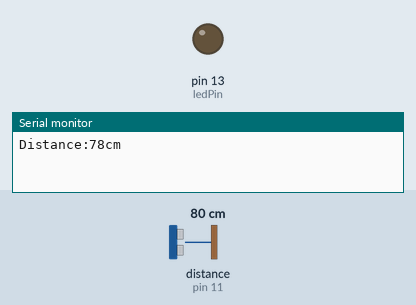
Simulated run of this sketch. Board: Arduino Uno, built with avr-gcc and run on an emulated ATmega328P. Parts: output pins drawn as LEDs (lit = HIGH), the last lines printed to the serial monitor. Wiring (inferred from the names in the program): ultrasonic range finder: trigger pin 10; echo pin 11. The inputs (shaded band) are chosen by the test bench; at power-on: distance to the obstacle (sensor on pin 11) 80 cm. The echo pulse lasts 58.3 µs per cm; pins used as bus, display or sensor lines are not drawn.

Above: at 2.8 s.
2.9 s: distance to the obstacle (sensor on pin 11) set to 9 cm
5.6 s: distance to the obstacle (sensor on pin 11) set to 6 cm
At 6.5 s:
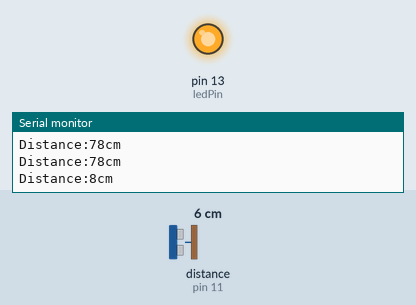
8.3 s: distance to the obstacle (sensor on pin 11) set to 18 cm
At 10.8 s:
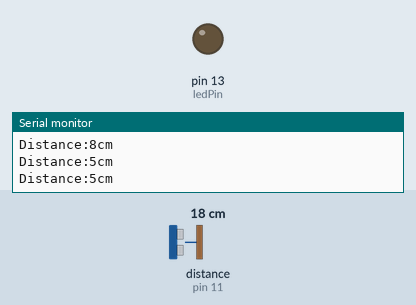
11.5 s: distance to the obstacle (sensor on pin 11) set to 2 cm
At 12.4 s:
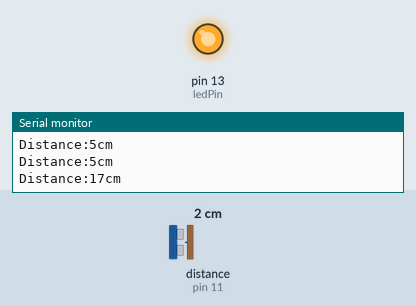
Timing chart, 0 to 14.5 s (numbered marks = the images above; inputs shaded):
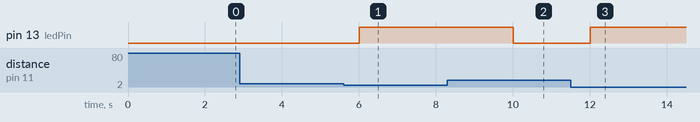

The sketch:

project1.ino
```cpp
#define trigPin 10 // Trigger pin for ultrasonic sensor
#define echoPin 11 // Echo pin for ultrasonic sensor
#define ledPin 13  // LED pin
#define threshold 7  // Threshold distance for sludge level (cm)

long duration; // Stores echo pulse duration
int distance;     // Stores calculated distance

void setup() {
  pinMode(trigPin, OUTPUT);
  pinMode(echoPin, INPUT);
  pinMode(ledPin, OUTPUT);
  Serial.begin(9600); //setting baud rate as 9600
}

void loop() {
  // Trigger ultrasonic sensor
  digitalWrite(trigPin, LOW);
  delayMicroseconds(2);
  digitalWrite(trigPin, HIGH);
  delayMicroseconds(10);
  digitalWrite(trigPin, LOW);

  // Measure echo pulse duration
  duration = pulseIn(echoPin, HIGH);

  // Calculate distance
  distance = duration * 0.034 / 2;

  // Check sludge level
  if (distance < threshold) {
    digitalWrite(ledPin, HIGH);  // Turn on LED
  } else {
    digitalWrite(ledPin, LOW);   // Turn off LED
  }
  delay(2000);
Serial.print("Distance:");
Serial.print(distance);
Serial.println("cm");

}
```

Measured:
- the behaviour switches between 8 and 7 cm on distance to the obstacle (sensor on pin 11) (found by bisection; images 0 and 1)
- after the input at 5.6 s, pin 13 (ledPin): LOW → HIGH after 0.41 s
- after the input at 8.3 s, pin 13 (ledPin): HIGH → LOW after 1.7 s
- after the input at 11.5 s, pin 13 (ledPin): LOW → HIGH after 0.52 s
